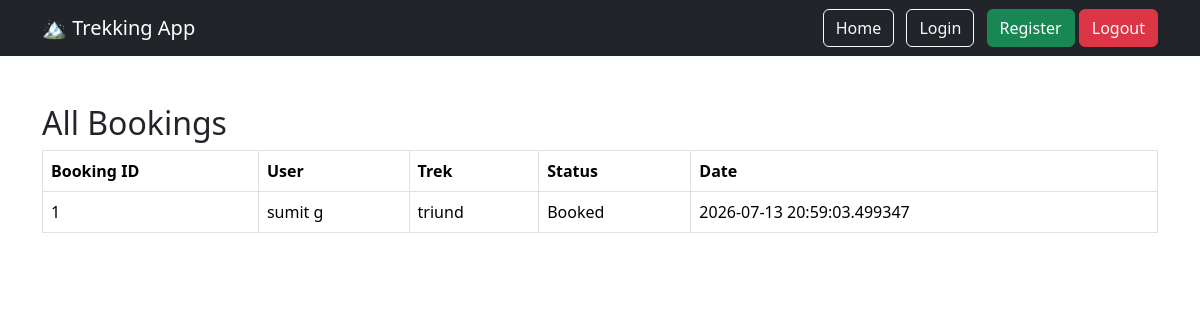
Before: /admin/bookings with the older database file.
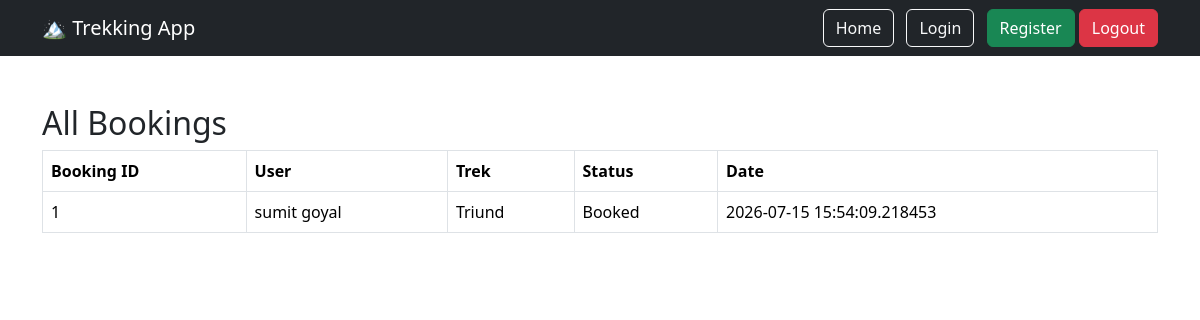
After: the same page with the newer database file.
### models/booking.py (models this page shows)
class Booking(db.Model):
    __tablename__ = "bookings"
    id = db.Column( db.Integer,primary_key=True)
    user_id = db.Column( db.Integer,db.ForeignKey("users.id"))
    trek_id = db.Column( db.Integer, db.ForeignKey("treks.id"))
    booking_date = db.Column( db.DateTime, default=datetime.utcnow)
    status = db.Column( db.String(20), default="Booked")
    user = db.relationship("User", backref="bookings")
    trek = db.relationship("Trek", backref="bookings")

### models/user.py (models this page shows)
class User(UserMixin, db.Model):
    __tablename__ = "users"
    id = db.Column(db.Integer, primary_key=True)
    name = db.Column(db.String(100), nullable=False)
    email = db.Column(db.String(120), unique=True, nullable=False)
    password = db.Column(db.String(255), nullable=False)
    phone = db.Column(db.String(15))
    role = db.Column(db.String(20), nullable=False)
    status = db.Column(db.String(20), default="Pending")
    created_at = db.Column(db.DateTime, default=datetime.utcnow)

### models/trek.py (models this page shows)
class Trek(db.Model):
    __tablename__ = "treks"
    id = db.Column( db.Integer, primary_key=True)
    name = db.Column( db.String(100) , nullable=False)
    location = db.Column(db.String(100), nullable=False)
    difficulty = db.Column(db.String(20), nullable=False)
    duration = db.Column( db.Integer , nullable=False)
    slots = db.Column( db.Integer , nullable=False)
    start_date = db.Column( db.Date, nullable=False)
    end_date = db.Column( db.Date , nullable=False)
    status = db.Column( db.String(30), default="Open")
    staff_id = db.Column( db.Integer, db.ForeignKey("users.id"), nullable=True)

### routes/admin.py (the view)
@admin.route("/admin/bookings")
def all_bookings():
    bookings = Booking.query.all()
    return render_template(
        "admin/bookings.html",
        bookings=bookings
    )

### templates/admin/bookings.html
{% extends "base.html" %}
{% block content %}
<h2>All Bookings</h2>
<table class="table table-bordered">
    <thead>
        <tr>
            <th>Booking ID</th>
            <th>User</th>
            <th>Trek</th>
            <th>Status</th>
            <th>Date</th>
        </tr>
    </thead>
    <tbody>
        {% for booking in bookings %}
        <tr>
            <td>{{ booking.id }}</td>
            <td>{{ booking.user.name }}</td>
            <td>{{ booking.trek.name }}</td>
            <td>{{ booking.status }}</td>
            <td>{{ booking.booking_date }}</td>
        </tr>
        {% endfor %}
    </tbody>
</table>
{% endblock %}

### templates/base.html (shortened to what this page needs)
<!DOCTYPE html>
<html>
<head>
    <link href="https://cdn.jsdelivr.net/npm/bootstrap@5.3.3/dist/css/bootstrap.min.css" rel="stylesheet">
</head>
<body>
    <nav class="navbar navbar-expand-lg navbar-dark bg-dark">
        <div class="container">
            <a class="navbar-brand" href="/">🏔 Trekking App</a>
            <div>
                <a class="btn btn-outline-light me-2" href="/">Home</a>
                <a class="btn btn-outline-light me-2" href="/login">Login</a>
                <a class="btn btn-success" href="/register">Register</a>
                <a href="/logout" class="btn btn-danger">
                    Logout
                </a>
            </div>
        </div>
    </nav>
    <div class="container mt-5">
        {% block content %}
        {% endblock %}
    </div>
</body>
</html>

Changed rows visible on the page:
changed Booking "Booked": user.name "sumit g" → "sumit goyal"; trek.name "triund" → "Triund"; booking_date "2026-07-13 20:59:03.499347" → "2026-07-15 15:54:09.218453"
